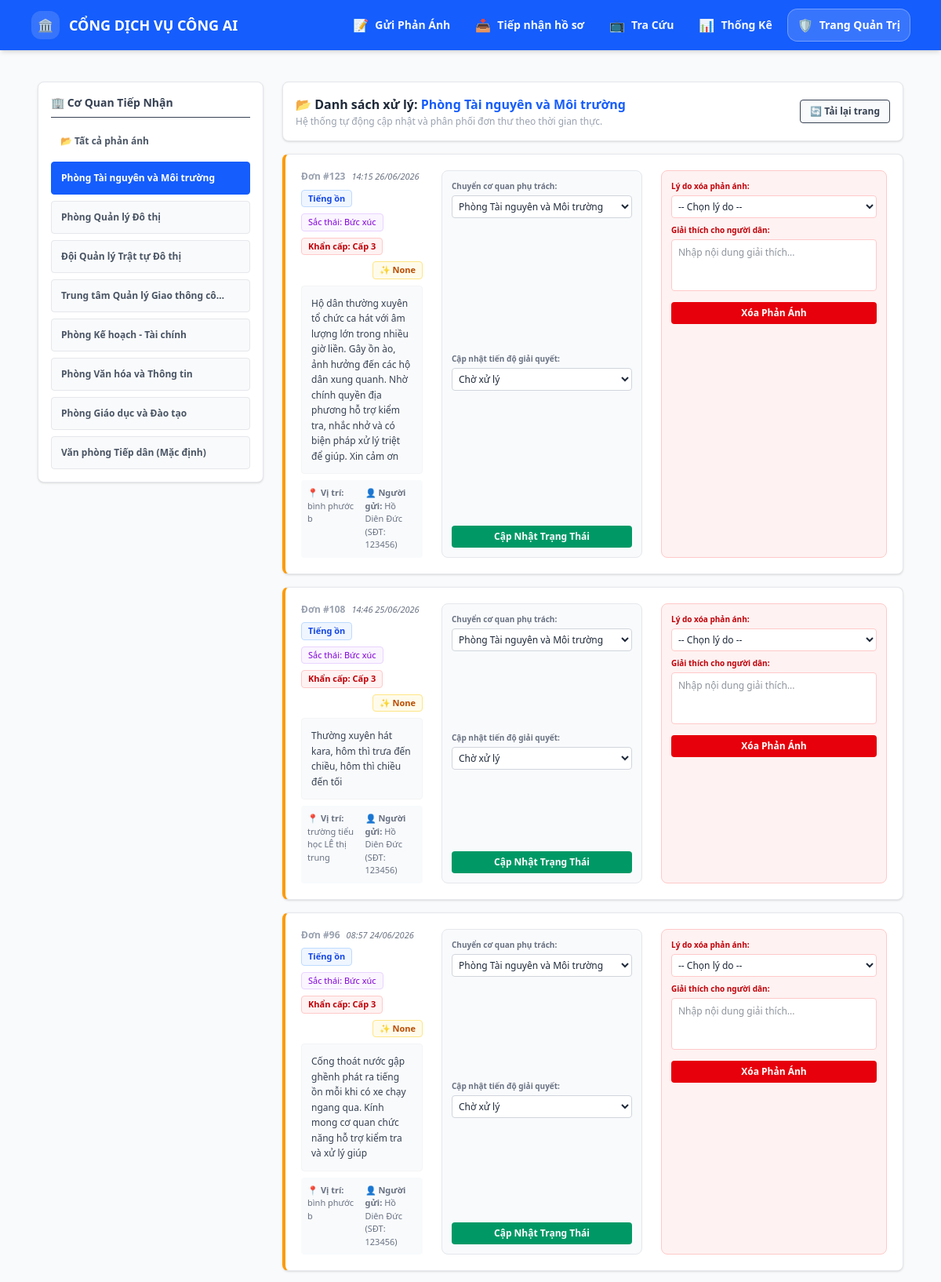
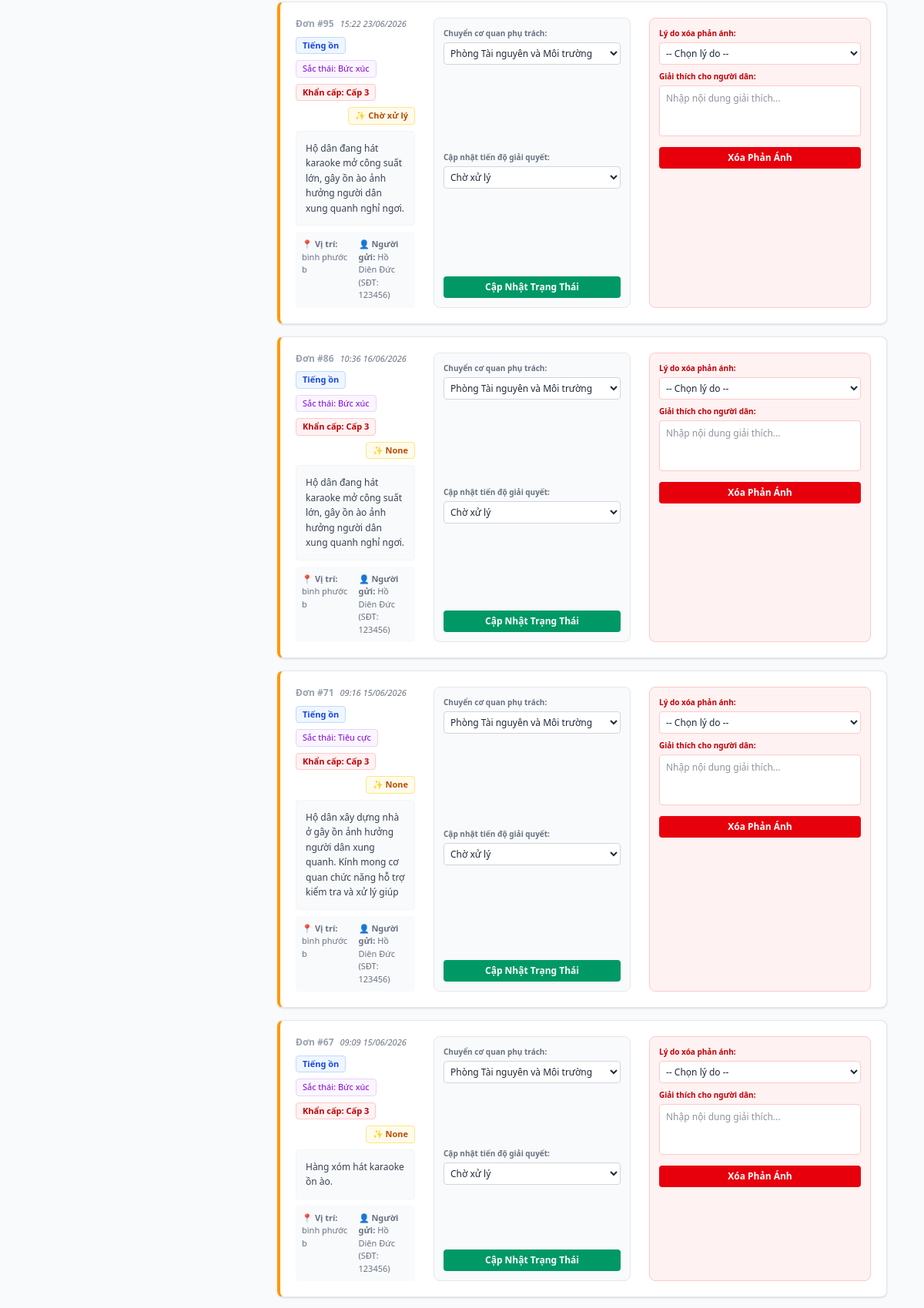
/admin?phong_id=1 (upper part), run on the app's committed database (2 pictures, top to bottom).
### tables this page shows
CREATE TABLE config_phong_ban (
                        id INTEGER PRIMARY KEY AUTOINCREMENT,
                        ten_phong TEXT,
                        linh_vuc_phu_trach TEXT UNIQUE);

CREATE TABLE phan_anh (
                        id INTEGER PRIMARY KEY AUTOINCREMENT,
                        noi_dung TEXT,
                        file_dinh_kem TEXT,
                        dia_chi TEXT,
                        ten_nguoi_gui TEXT,
                        sdt TEXT,
                        linh_vuc TEXT,
                        tu_khoa TEXT,
                        sac_thai TEXT,
                        do_khan_cap INTEGER,
                        phong_ban_id INTEGER,
                        trang_thai TEXT,
                        ngay_gui TEXT,
                        trang_thai_duyet TEXT DEFAULT 'Cho_tiep_nhan', ly_do_xoa TEXT, giai_thich_xoa TEXT, ngay_xoa TEXT, lat REAL, lng REAL);

### app.py (the view, shortened to what this page needs)
@app.route('/admin', methods=['GET', 'POST'])
def page_admin():
    conn = sqlite3.connect(DB_FILE)
    cursor = conn.cursor()
    message = None
    msg_type = None  # 'success' | 'error'
    allowed_trang_thai = {'Chờ xử lý', 'Đang xử lý', 'Đã hoàn thành', 'Chuyển cấp', 'Trả về'}
    allowed_ly_do_xoa = {'Phản ánh bị trùng', 'Không thuộc phạm vi giải quyết'}
    selected_phong_id = request.args.get('phong_id', type=int)
    sql_query = """
        SELECT pa.id, pa.noi_dung, pa.file_dinh_kem, pa.dia_chi, pa.ten_nguoi_gui,
               pa.sdt, pa.linh_vuc, pa.sac_thai, pa.do_khan_cap, pa.trang_thai,
               pa.phong_ban_id, pa.ngay_gui
        FROM phan_anh pa
        LEFT JOIN config_phong_ban pb ON pa.phong_ban_id = pb.id
        WHERE pa.trang_thai_duyet NOT IN ('Cho_tiep_nhan', 'Da_xoa')
    """
    if selected_phong_id:
        cursor.execute(sql_query + " AND phong_ban_id = ? ORDER BY pa.id DESC", (selected_phong_id,))
    else:
        cursor.execute(sql_query + " ORDER BY pa.id DESC")
    list_phan_anh = cursor.fetchall()
    cursor.execute("SELECT id, ten_phong FROM config_phong_ban")
    list_phong_ban = cursor.fetchall()
    conn.close()
    return render_template('admin.html', list_phan_anh=list_phan_anh, list_phong_ban=list_phong_ban, selected_phong_id=selected_phong_id, message=message, msg_type=msg_type)

### templates/admin.html (shortened to what this page needs)
{% extends "layout.html" %}
{% block content %}
<div class="flex flex-col lg:flex-row gap-6 mt-4">
    <div class="w-full lg:w-72 shrink-0 bg-white p-4 rounded-lg border border-gray-200 shadow-sm h-fit">
        <h3 class="font-bold text-gray-700 text-sm mb-3 pb-2 border-b flex items-center gap-2">
            🏢 Cơ Quan Tiếp Nhận
        </h3>
        <div class="space-y-2">
            <a href="{{ url_for('page_admin') }}" class="block px-3 py-2.5 rounded text-xs font-semibold transition {% if not selected_phong_id %} bg-blue-600 text-white {% else %} text-gray-600 hover:bg-gray-100 {% endif %}">
                📂 Tất cả phản ánh
            </a>
            {% for pb_id, pb_ten in list_phong_ban %}
            <a href="{{ url_for('page_admin', phong_id=pb_id) }}"
               id="nav-phong-{{ pb_id }}"
               onclick="clearBadge('{{ pb_id }}')"
               class="relative block px-3 py-3 rounded text-xs font-semibold transition flex justify-between items-center border {% if selected_phong_id == pb_id %} bg-blue-600 text-white border-blue-600 {% else %} text-gray-600 bg-gray-50 hover:bg-gray-100 border-gray-200 {% endif %}">
                <span class="truncate pr-4">{{ pb_ten }}</span>
            </a>
            {% endfor %}
        </div>
    </div>
    <div class="flex-1 space-y-4">
        <div class="bg-white p-4 border border-gray-200 rounded-lg shadow-sm flex justify-between items-center">
            <div>
                <h2 class="text-base font-bold text-gray-800">
                    📂 {% if selected_phong_id %}Danh sách xử lý: <span class="text-blue-600">{% for p_id, p_ten in list_phong_ban %}{% if p_id == selected_phong_id %}{{ p_ten }}{% endif %}{% endfor %}</span>{% else %}Tổng hợp tất cả phản ánh toàn hệ thống{% endif %}
                </h2>
                <p class="text-xs text-gray-400 mt-0.5">Hệ thống tự động cập nhật và phân phối đơn thư theo thời gian thực.</p>
            </div>
            <button onclick="window.location.reload()" class="bg-gray-50 hover:bg-gray-100 text-gray-700 font-semibold py-1.5 px-3 rounded text-xs transition border flex items-center gap-1">
                🔄 Tải lại trang
            </button>
        </div>
        <div id="danh-sach-don-thu" class="space-y-4">
            {% for id, noi_dung, file_dinh_kem, dia_chi, ten_nguoi_gui, sdt, linh_vuc, sac_thai, do_khan_cap, trang_thai, phong_ban_id,ngay_gui in list_phan_anh %}
            <div class="bg-white border border-gray-200 rounded-lg p-5 shadow-sm flex flex-col md:flex-row justify-between gap-6 border-l-4
            {% if do_khan_cap is not none and do_khan_cap >= 4 %}
        border-l-red-500
    {% elif do_khan_cap is not none and do_khan_cap == 3 %}
        border-l-amber-500
    {% else %}
        border-l-blue-500
    {% endif %}">
                <div class="flex-1 space-y-2">
                    <div class="flex flex-wrap items-center gap-2 text-[11px]">
                        <span class="font-bold text-gray-400 text-xs">Đơn #{{ id }}</span>
                        <span class="text-gray-500 italic"> {{ ngay_gui }}</span>
                        <span class="bg-blue-50 text-blue-700 px-2 py-0.5 rounded font-bold border border-blue-200">{{ linh_vuc }}</span>
                        <span class="bg-purple-50 text-purple-700 px-2 py-0.5 rounded border border-purple-200">Sắc thái: {{ sac_thai }}</span>
                        <span class="bg-red-50 text-red-700 px-2 py-0.5 rounded font-bold border border-red-200">Khẩn cấp: Cấp {{ do_khan_cap }}</span>
                        <span class="bg-amber-50 text-amber-700 px-2 py-0.5 rounded font-bold border border-amber-200 ml-auto">✨ {{ trang_thai }}</span>
                    </div>
                    <p class="text-gray-700 text-xs bg-gray-50 p-3 rounded font-medium border border-gray-100 leading-relaxed">{{ noi_dung }}</p>
                    <div class="text-[11px] text-gray-500 grid grid-cols-1 sm:grid-cols-2 gap-2 bg-slate-50 p-2 rounded">
                        <p>📍 <strong>Vị trí:</strong> {{ dia_chi }}</p>
                        <p>👤 <strong>Người gửi:</strong> {{ ten_nguoi_gui }} (SĐT: {{ sdt }})</p>
                    </div>
                </div>
                <form method="POST" class="w-full md:w-64 bg-slate-50 p-3 rounded-lg border border-gray-200 flex flex-col justify-between gap-2 shrink-0">
                    <div>
                        <label class="block text-[10px] font-bold text-gray-500 mb-1">Chuyển cơ quan phụ trách:</label>
                        <select name="phong_ban_id" class="w-full bg-white border border-gray-300 p-1 rounded text-xs outline-none">
                            {% for p_id, p_ten in list_phong_ban %}
                            <option value="{{ p_id }}" {% if p_id == phong_ban_id %} selected {% endif %}>{{ p_ten }}</option>
                            {% endfor %}
                        </select>
                    </div>
                    <div>
                        <label class="block text-[10px] font-bold text-gray-500 mb-1">Cập nhật tiến độ giải quyết:</label>
                        <select name="trang_thai" class="w-full bg-white border border-gray-300 p-1 rounded text-xs outline-none">
                            <option value="Chờ xử lý" {% if trang_thai == 'Chờ xử lý' %} selected {% endif %}>Chờ xử lý</option>
                        </select>
                    </div>
                    <button type="submit" class="w-full bg-emerald-600 text-white text-xs py-1.5 rounded font-bold hover:bg-emerald-700 transition">Cập Nhật Trạng Thái</button>
                </form>
                <form method="POST" class="w-full md:w-72 bg-red-50 p-3 rounded-lg border border-red-200 flex flex-col gap-2 shrink-0"
                      onsubmit="return confirm('Xóa phản ánh này khỏi danh sách xử lý? Lý do sẽ được hiển thị cho người dân.');">
                    <div>
                        <label class="block text-[10px] font-bold text-red-700 mb-1">Lý do xóa phản ánh:</label>
                        <select name="ly_do_xoa" class="w-full bg-white border border-red-200 p-1 rounded text-xs outline-none" required>
                            <option value="">-- Chọn lý do --</option>
                        </select>
                    </div>
                    <div>
                        <label class="block text-[10px] font-bold text-red-700 mb-1">Giải thích cho người dân:</label>
                        <textarea name="giai_thich_xoa" rows="3" class="w-full bg-white border border-red-200 p-2 rounded text-xs outline-none resize-none" placeholder="Nhập nội dung giải thích..." required></textarea>
                    </div>
                    <button type="submit" class="w-full bg-red-600 text-white text-xs py-1.5 rounded font-bold hover:bg-red-700 transition">Xóa Phản Ánh</button>
                </form>
            </div>
            {% endfor %}
        </div>
    </div>
</div>
{% endblock %}

### data on the page
config_phong_ban: ten_phong "Phòng Tài nguyên và Môi trường"
config_phong_ban: ten_phong "Phòng Quản lý Đô thị"
config_phong_ban: ten_phong "Đội Quản lý Trật tự Đô thị"
config_phong_ban: ten_phong "Trung tâm Quản lý Giao thông cô…"
config_phong_ban: ten_phong "Phòng Kế hoạch - Tài chính"
config_phong_ban: ten_phong "Phòng Văn hóa và Thông tin"
config_phong_ban: ten_phong "Phòng Giáo dục và Đào tạo"
config_phong_ban: ten_phong "Văn phòng Tiếp dân (Mặc định)"
phan_anh: id "123", ngay_gui "14:15 26/06/2026", linh_vuc "Tiếng ồn", sac_thai "Bức xúc", do_khan_cap "3", trang_thai "None", noi_dung "Hộ dân thường xuyên tổ chức ca hát với âm lượng lớn trong nhiều giờ liền. Gây ồn ào, ảnh hưởng đến các hộ dân xung quanh. Nhờ chính quyền địa phương hỗ trợ kiểm tra, nhắc nhở và có biện pháp xử lý triệt để giúp. Xin cảm ơn", dia_chi "bình phước b", ten_nguoi_gui "Hồ Diên Đức", sdt "123456", phong_ban_id "Phòng Tài nguyên và Môi trường"
phan_anh: id "108", ngay_gui "14:46 25/06/2026", linh_vuc "Tiếng ồn", sac_thai "Bức xúc", do_khan_cap "3", trang_thai "None", noi_dung "Thường xuyên hát kara, hôm thì trưa đến chiều, hôm thì chiều đến tối", dia_chi "trường tiểu học LÊ thị trung", ten_nguoi_gui "Hồ Diên Đức", sdt "123456", phong_ban_id "Phòng Tài nguyên và Môi trường"
phan_anh: id "96", ngay_gui "08:57 24/06/2026", linh_vuc "Tiếng ồn", sac_thai "Bức xúc", do_khan_cap "3", trang_thai "None", noi_dung "Cống thoát nước gập ghềnh phát ra tiếng ồn mỗi khi có xe chạy ngang qua. Kính mong cơ quan chức năng hỗ trợ kiểm tra và xử lý giúp", dia_chi "bình phước b", ten_nguoi_gui "Hồ Diên Đức", sdt "123456", phong_ban_id "Phòng Tài nguyên và Môi trường"
phan_anh: id "95", ngay_gui "15:22 23/06/2026", linh_vuc "Tiếng ồn", sac_thai "Bức xúc", do_khan_cap "3", trang_thai "Chờ xử lý", noi_dung "Hộ dân đang hát karaoke mở công suất lớn, gây ồn ào ảnh hưởng người dân xung quanh nghỉ ngơi.", dia_chi "bình phước b", ten_nguoi_gui "Hồ Diên Đức", sdt "123456", phong_ban_id "Phòng Tài nguyên và Môi trường"
phan_anh: id "86", ngay_gui "10:36 16/06/2026", linh_vuc "Tiếng ồn", sac_thai "Bức xúc", do_khan_cap "3", trang_thai "None", noi_dung "Hộ dân đang hát karaoke mở công suất lớn, gây ồn ào ảnh hưởng người dân xung quanh nghỉ ngơi.", dia_chi "bình phước b", ten_nguoi_gui "Hồ Diên Đức", sdt "123456", phong_ban_id "Phòng Tài nguyên và Môi trường"
phan_anh: id "71", ngay_gui "09:16 15/06/2026", linh_vuc "Tiếng ồn", sac_thai "Tiêu cực", do_khan_cap "3", trang_thai "None", noi_dung "Hộ dân xây dựng nhà ở gây ồn ảnh hưởng người dân xung quanh. Kính mong cơ quan chức năng hỗ trợ kiểm tra và xử lý giúp", dia_chi "bình phước b", ten_nguoi_gui "Hồ Diên Đức", sdt "123456", phong_ban_id "Phòng Tài nguyên và Môi trường"
phan_anh: id "67", ngay_gui "09:09 15/06/2026", linh_vuc "Tiếng ồn", sac_thai "Bức xúc", do_khan_cap "3", trang_thai "None", noi_dung "Hàng xóm hát karaoke ồn ào.", dia_chi "bình phước b", ten_nguoi_gui "Hồ Diên Đức", sdt "123456", phong_ban_id "Phòng Tài nguyên và Môi trường"
